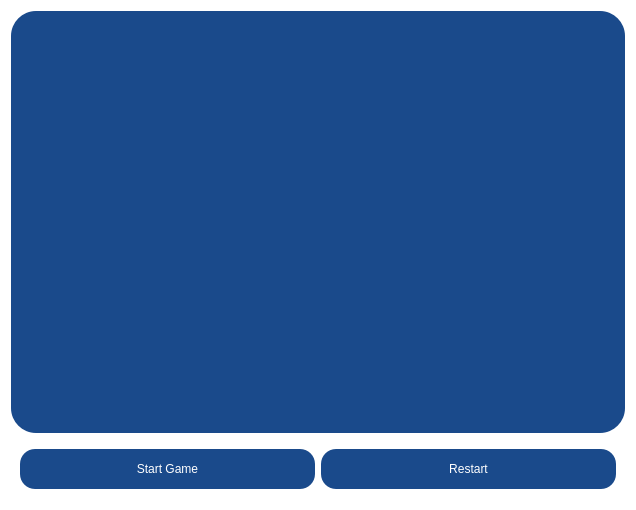
<?xml version="1.0" encoding="UTF-8"?>
<ui version="4.0">
 <class>Form</class>
 <widget class="QWidget" name="Form">
  <property name="geometry">
   <rect>
    <x>0</x>
    <y>0</y>
    <width>636</width>
    <height>510</height>
   </rect>
  </property>
  <property name="windowTitle">
   <string>Form</string>
  </property>
  <property name="styleSheet">
   <string notr="true">QWidget
{
    background-color: white;
	 border-radius: 25px;
}

QPushButton
{
    color: white;
    background-color: #1A4A8B;
    border-radius: 15px;
    font: 14pt &quot;Bahnschrift&quot;;
}

QPushButton:disabled
{
    color: #1A4A8B;
    background-color: white;
    border-radius: 0px;
}

QPushButton:Pressed
{
    background-color: white;
}


QLabel
{
	color: #1A4A8B;
    background-color: white;
    border-radius: 15px;
    font: 14pt &quot;Bahnschrift&quot;;
}

</string>
  </property>
  <layout class="QVBoxLayout" name="verticalLayout">
   <item>
    <widget class="QWidget" name="wid" native="true">
     <property name="styleSheet">
      <string notr="true"> background-color: #1A4A8B;</string>
     </property>
     <layout class="QHBoxLayout" name="horizontalLayout_2" stretch="0">
      <property name="spacing">
       <number>0</number>
      </property>
      <property name="leftMargin">
       <number>9</number>
      </property>
      <property name="topMargin">
       <number>9</number>
      </property>
      <property name="rightMargin">
       <number>9</number>
      </property>
      <property name="bottomMargin">
       <number>9</number>
      </property>
      <item>
       <layout class="QGridLayout" name="tablero">
        <property name="sizeConstraint">
         <enum>QLayout::SetDefaultConstraint</enum>
        </property>
       </layout>
      </item>
     </layout>
    </widget>
   </item>
   <item>
    <widget class="QWidget" name="widget_2" native="true">
     <property name="maximumSize">
      <size>
       <width>16777215</width>
       <height>60</height>
      </size>
     </property>
     <layout class="QHBoxLayout" name="horizontalLayout">
      <item>
       <widget class="QPushButton" name="pushButton_2">
        <property name="minimumSize">
         <size>
          <width>0</width>
          <height>40</height>
         </size>
        </property>
        <property name="text">
         <string>Start Game</string>
        </property>
       </widget>
      </item>
      <item>
       <widget class="QPushButton" name="pushButton">
        <property name="minimumSize">
         <size>
          <width>0</width>
          <height>40</height>
         </size>
        </property>
        <property name="text">
         <string>Restart</string>
        </property>
       </widget>
      </item>
     </layout>
    </widget>
   </item>
  </layout>
 </widget>
 <resources/>
 <connections/>
</ui>
